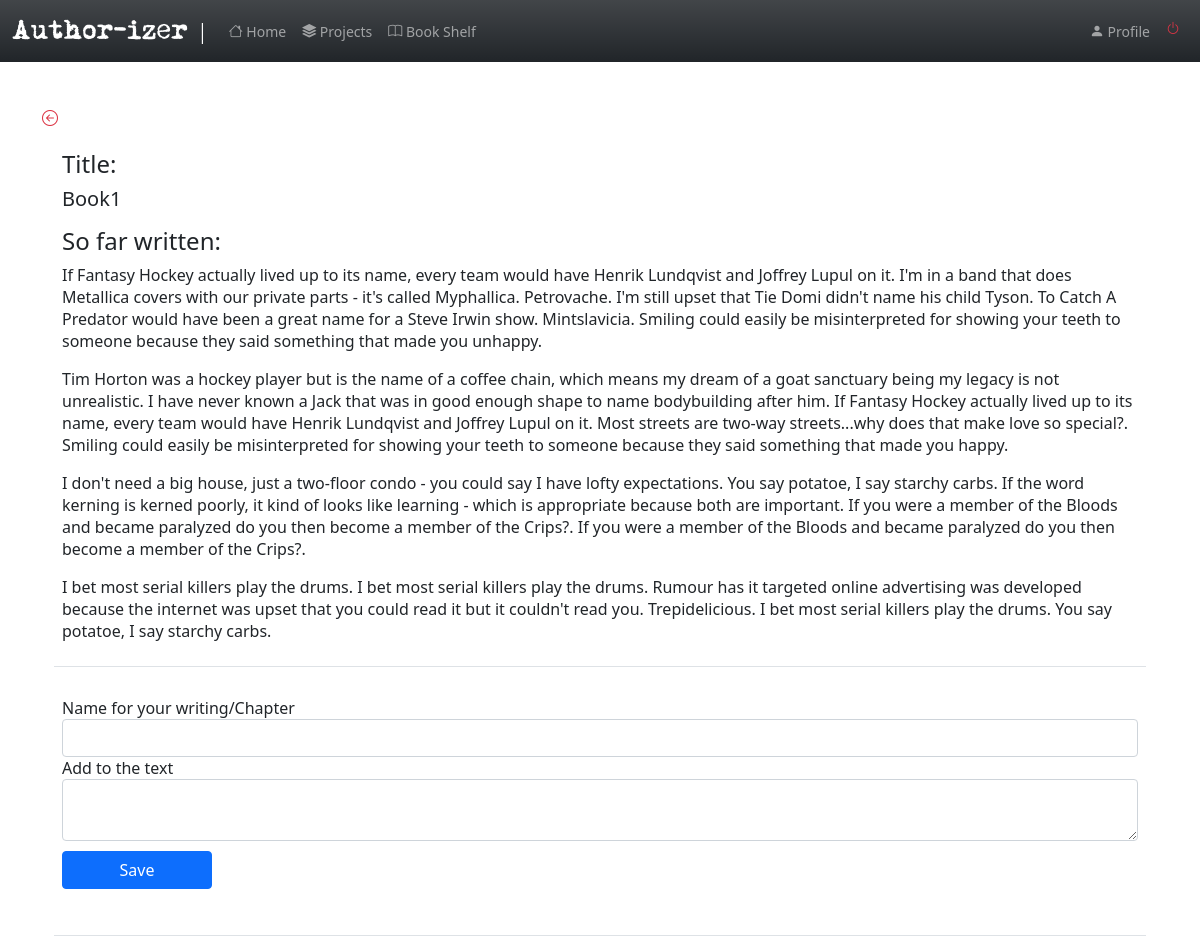
Page /contribute/1 (signed in) on the committed database.
### app/models.py (models this page shows, shortened)
class SearchableMixin(object):
    @classmethod
    def before_commit(cls, session):
        session._changes = {
            'add': list(session.new),
            'update': list(session.dirty),
            'delete': list(session.deleted)
        }
    @classmethod
    def after_commit(cls, session):
        for obj in session._changes['add']:
            if isinstance(obj, SearchableMixin):
                add_to_index(obj.__tablename__, obj)
        for obj in session._changes['update']:
            if isinstance(obj, SearchableMixin):
                add_to_index(obj.__tablename__, obj)
        for obj in session._changes['delete']:
            if isinstance(obj, SearchableMixin):
                remove_from_index(obj.__tablename__, obj)
        session._changes = None

class Post(SearchableMixin, db.Model):
    __searchable__ = ['body']
    id = db.Column(db.Integer, primary_key=True)
    body = db.Column(db.Text)
    title= db.Column(db.String(140))
    subtitle=db.Column(db.String(200))
    timestamp = db.Column(db.DateTime, index=True, default=datetime.utcnow)
    user_id = db.Column(db.Integer, db.ForeignKey('user.id', ondelete="CASCADE"))
    contributes = db.relationship('Contribute', backref='contrib', lazy='dynamic')
    completed= db.Column(db.Boolean, default=False)

### app/routes.py (the view)
@app.route('/contribute/<id>', methods=['GET', 'POST'])
@login_required
def contribute(id):
    ref = Post.query.get(id)
    form = EditForm()
    if form.validate_on_submit():
        contribute = Contribute(body=form.post.data, subtitle=form.subtitle.data, contributor=current_user.username, post_id=id)
        db.session.add(contribute)
        db.session.commit()
        flash('Your contribution to the text have been saved.','success')
        return redirect(url_for('index'))
    return render_template('contribute.html', title='Contribution', user=user,  form=form, id=id , ref=ref)

### app/forms.py
class SearchForm(FlaskForm):
    q = StringField(('Search'), validators=[DataRequired()])
    def __init__(self, *args, **kwargs):
        if 'formdata' not in kwargs:
            kwargs['formdata'] = request.args
        if 'csrf_enabled' not in kwargs:
            kwargs['csrf_enabled'] = False
        super(SearchForm, self).__init__(*args, **kwargs)

class EditForm(FlaskForm):
    subtitle= StringField('Name for your writing/Chapter', validators=[DataRequired()])
    post= CKEditorField('Add to the text', validators=[DataRequired()])
    submit = SubmitField('Save')

### app/models.py (called while the page is built)
@login.user_loader
def load_user(id):
    return User.query.get(int(id))

### app/routes.py (called while the page is built)
@app.before_request
def before_request():
    if current_user.is_authenticated:
        current_user.last_seen = datetime.utcnow()
        db.session.commit()
        g.search_form = SearchForm()

### app/templates/contribute.html (shortened to what this page needs)
{% extends "base.html" %}
{% import 'bootstrap/form.html' as wtf %}
{% block app_content %}
<div class=" mb-3">
    <a class='text-decoration-none text-danger ' href="{{ url_for('index') }}"> <span>{{ render_icon('arrow-left-circle') }}</span></a>
</div>
<div class="container">
    <table class=" container table table-hover ">
        <tr>
            <td >
                <h4>Title:</h4><h5>{{ ref.title.capitalize()}}</h5>
                <p><h4>So far written:</h4>{{ ref.body |safe}}</p>
            </td>
        </tr>
        <tr>
            <td>
                <br>
                {% if form %}
                {{ wtf.render_form(form) }}
                <br>
                {% endif %}
            </td>
        </tr>
    </table>
    </div>
{% endblock %}

### app/static/style.css (style rules this page uses)
.btn { margin-top: 10px; width:150px; }

### rows in the picture
Post: title "Book1", body "If Fantasy Hockey actually lived up to its name, every team would have Henrik Lundqvist and Joffrey Lupul on it. I'm in a band that does Metallica covers with our private parts - it's called Myphallica. Petrovache. I'm still upset that Tie Domi didn't name his child Tyson. To Catch A Predator would have been a great name for a Steve Irwin show. Mintslavicia. Smiling could easily be misinterpreted for showing your teeth to someone because they said something that made you unhappy. Tim Horton was a hockey player but is the name of a coffee chain, which means my dream of a goat sanctuary being my legacy is not unrealistic. I have never known a Jack that was in good enough shape to name…"
